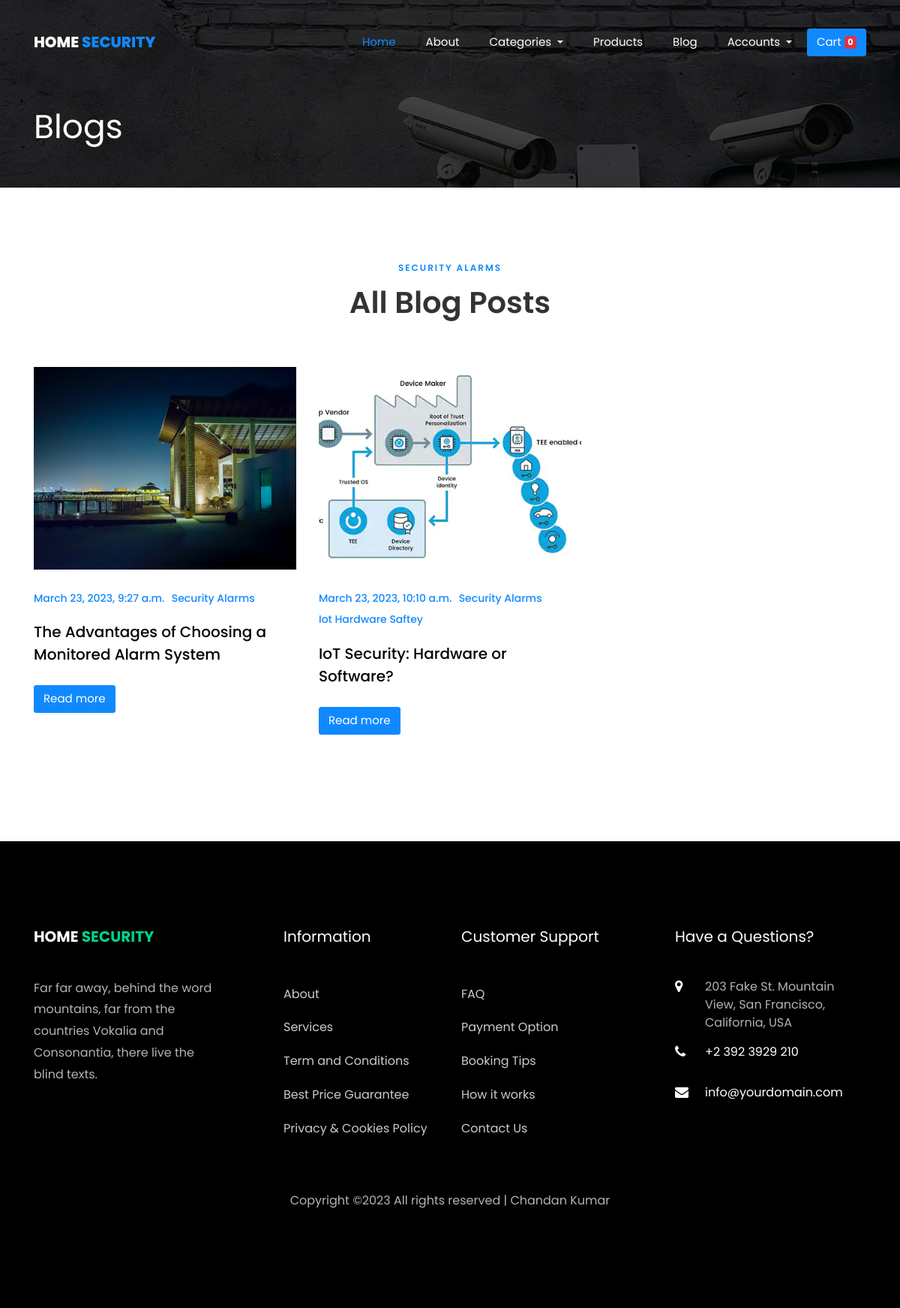
Screenshot of /blog/tag/security-alarms/ with the database file from the repository.
### blog/models.py (models this page shows, shortened)
class Tag(models.Model):
    title = models.CharField(max_length=150)
    slug = models.SlugField(max_length=150, unique=True)
    image = models.ImageField(upload_to="tags/")
    def __str__(self):
        return self.title
    def get_absolute_url(self):
        return reverse("tagdetail", kwargs={"slug": self.slug})

class Post(models.Model):
    title = models.CharField(max_length=150, db_index=True)
    image = models.ImageField(upload_to="blogpost/")
    slug = models.SlugField(max_length=150, unique=True)
    body = RichTextUploadingField()
    date_pub = models.DateTimeField(auto_now_add=True)
    tags = models.ManyToManyField('Tag', blank=True, related_name='posts')
    def get_absolute_url(self):
        return reverse("postdetail", kwargs={"slug": self.slug})

### blog/views.py (the view)
# urls.py: path('tag/<str:slug>/', views.tagdetail, name='tagdetail'),
def tagdetail(request, slug):
    tag = Tag.objects.get(slug__iexact=slug)
    return render(request, 'blog/tagdetail.html', context={'tag':tag})

### carts/context_processors.py (called while the page is built)
def counter(request):
    cart_count = 0
    if 'admin' in request.path:
        return {}
    else:
        try:
            cart = Cart.objects.filter(cart_id = _cart_id(request))
            cart_items = CartItem.objects.all().filter(cart=cart[:1])
            for cart_item in cart_items:
                cart_count += cart_item.quantity
        except Cart.DoesNotExist:
            cart_count = 0
    return dict(cart_count = cart_count)

### carts/views.py (called while the page is built)
def _cart_id(request):
    cart = request.session.session_key
    if not cart:
        cart = request.session.create()
    return cart

### category/context_processors.py (called while the page is built)
def menu_links(request):
    links= Category.objects.all()
    context={
        'links':links,
    }
    return context

### templates/blog/tagdetail.html (shortened to what this page needs)
{% extends 'base.html' %}
{% load static %}
{% block content %}
<section class="hero-wrap hero-wrap-2 js-fullheight" style="background-image: url({% static 'images/5.jpg' %});" data-stellar-background-ratio="0.5">
    <div class="overlay"></div>
    <div class="container">
      <div class="row no-gutters slider-text js-fullheight align-items-end justify-content-start">
        <div class="col-md-9 ftco-animate pb-5">
          <h1 class="mb-3 bread">Blogs</h1>
        </div>
      </div>
    </div>
  </section>
<section class="ftco-section">
    <div class="container">
    <div class="row justify-content-center mb-5">
      <div class="col-md-7 heading-section text-center ftco-animate">
          <span class="subheading">{{ tag.title }}</span>
        <h2>All Blog Posts</h2>
      </div>
    </div>
    <div class="row d-flex">
        {% for post in tag.posts.all %}
      <div class="col-md-4 d-flex ftco-animate">
          <div class="blog-entry justify-content-end">
          <a class="block-20" style="background-image: url('{{post.image.url}}');">
          </a>
          <div class="text pt-4">
              <div class="meta mb-3">
              <div><a>{{post.date_pub}}</a></div>
              {% for tag in post.tags.all %}
              <div><a href="{{ tag.get_absolute_url}}">{{tag}}</a></div>
              {% endfor %}
            </div>
            <h3 class="heading mt-2"><a>{{post.title}}</a></h3>
            <p><a href="{{ post.get_absolute_url }}" class="btn btn-primary">Read more</a></p>
          </div>
        </div>
      </div>
      {% endfor %}
    </div>
    </div>
    </section>
{% endblock content %}

### rows the page displays
Tag: title "SECURITY ALARMS", title "Security Alarms"
Post: image (picture), date_pub "March 23, 2023, 9:27 a.m.", title "The Advantages of Choosing a Monitored Alarm System"
Post: image (picture), date_pub "March 23, 2023, 10:10 a.m.", title "IoT Security: Hardware or Software?"
Tag: title "Iot Hardware Saftey"

### other values shown
{{ cart_count }} "0"
